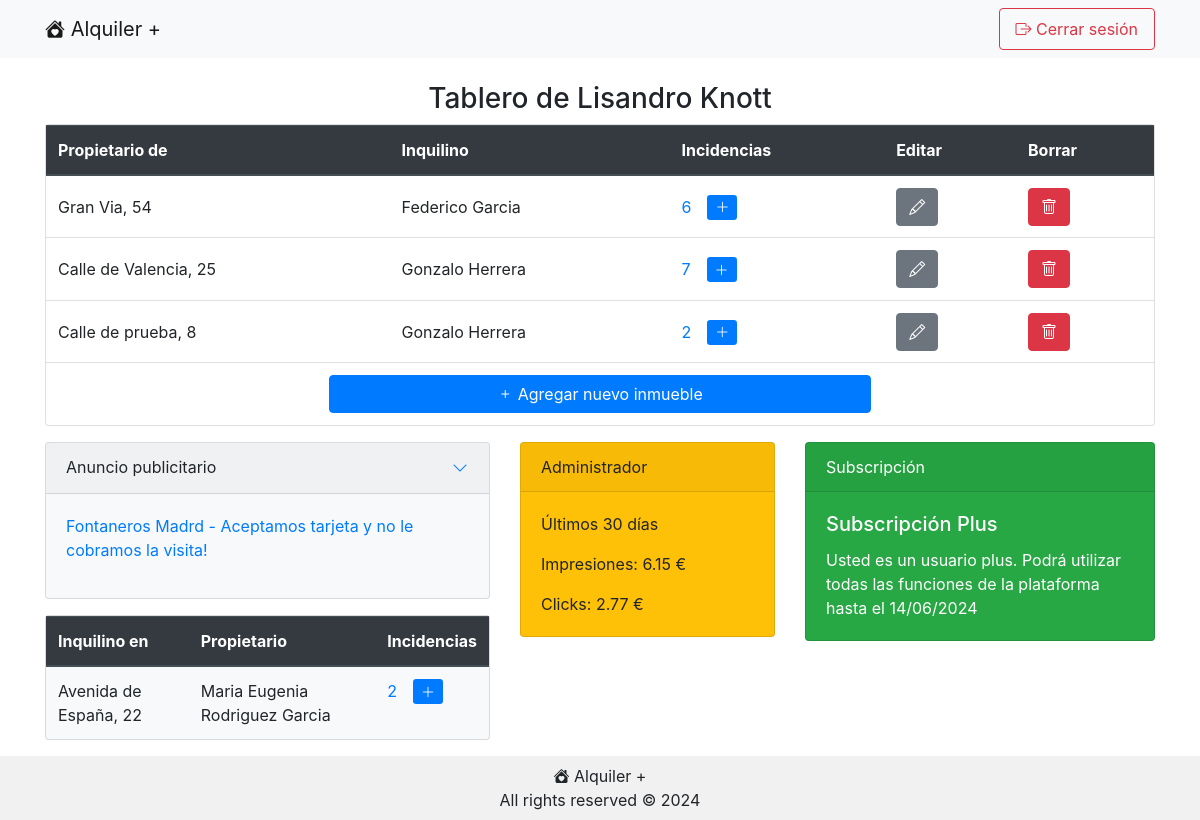
The app's page /tablero.php (signed in) with its own data.
### tables this page shows
CREATE TABLE `usuarios` (
  `id` int(11) NOT NULL,
  `nombre` tinytext NOT NULL,
  `apellido` tinytext NOT NULL,
  `email` varchar(255) NOT NULL,
  `contrasena_hash` text NOT NULL,
  `telefono` tinytext NOT NULL,
  `vencimiento_subscripcion` date NOT NULL DEFAULT current_timestamp(),
  `es_administrador` tinyint(1) NOT NULL DEFAULT 0
);

CREATE TABLE `inmuebles` (
  `id` int(11) NOT NULL,
  `direccion` text NOT NULL,
  `propietario_usuario_id` int(11) NOT NULL,
  `inquilino_usuario_id` int(11) NOT NULL
);

CREATE TABLE `publicidades` (
  `id` int(11) NOT NULL,
  `tipo` enum('fontaneria','electricidad','telefonillo','mobiliario','pagos','carpinteria','cerrajeria','pintura') NOT NULL,
  `contenido` text NOT NULL,
  `link` text NOT NULL,
  `coste_por_impresion` float NOT NULL,
  `coste_por_click` float NOT NULL
);

### public/tablero.php (the view, shortened to what the rows shown need)
<?php
$usuario = Usuario::obtenerUsuarioExistente($_SESSION['usuarioId']);
$currentDate = new DateTime();
$currentDate->setTime(0, 0, 0);
$subscripto = ($usuario->getVencimientoSubscripcion() >= $currentDate);
$publicidad = Publicidad::obtenerPublicidadAlAzar();
$inmueblesComoInquilino = Inmueble::obtenerInmueblesExistentesPorInquilinoId($usuario->getId());
?>
<!DOCTYPE html>
<html lang="es">
    <head>
<?php require '../include/head.php' ?>
    </head>
    <body>
        <div class="contenido container mt-4 flex-grow-1">
            <h3 class="text-black text-center">Tablero de <?php echo"{$usuario->getNombre()} {$usuario->getApellido()}"?></h3>
            <div class="row">
                <div class="col-md-12 ml-auto">
                    <div class="card mb-3">
                        <div class="card-body p-0">
                            <div class="table-responsive">
                                <table class="table table-hover mb-0">
                                    <thead class="thead-dark">
                                        <tr>
                                            <th scope="col">Propietario de</th>
                                            <th scope="col">Inquilino</th>
                                            <th scope="col">Incidencias</th>
                                            <th scope="col">Editar</th>
                                            <th scope="col">Borrar</th>
                                        </tr>
                                    </thead>
                                    <tbody>
                                        <?php
                                            foreach ($usuario->getInmuebles() as $inmueble) {
                                                ?>
                                                <tr>
                                                    <td class="align-middle"><?php echo $inmueble->getDireccion(); ?></td>
                                                    <td class="align-middle"><?php echo ($inmueble->getInquilino())? "{$inmueble->getInquilino()->getNombre()} {$inmueble->getInquilino()->getApellido()}" : "Vacante" ; ?></td>
                                                    <td class="align-middle"><a href="incidencias.php?inmuebleId=<?php echo $inmueble->getId()?>"><?php echo count($inmueble->getIncidencias()); ?></a><a href="nueva_incidencia.php?inmuebleId=<?php echo $inmueble->getId(); ?>&origen=tablero" class="edit-button btn-sm btn-primary ml-3"><i class="bi bi-plus-lg"></i></a></td>
                                                    <td class="align-middle"><a href="ce_inmueble.php?inmuebleId=<?php echo $inmueble->getId(); ?>" class="edit-button btn btn-secondary"><i class="bi bi-pencil"></i></a></td>
                                                    <td class="align-middle"><a href="borrar_inmueble.php?inmuebleId=<?php echo $inmueble->getId(); ?>" class="delete-button btn btn-danger" onclick="return confirm('Esta seguro que desea borrar este inmueble?');"><i class="bi bi-trash"></i></a></td>
                                                <tr>
                                            <?php }
                                            if (!$subscripto && count($usuario->getInmuebles()) >= 3) {
                                                ?> <tr><td colspan="6" class="text-center"><a href="#" class="btn btn-primary w-50 disabled"><i class="bi bi-plus"></i> Actualiza a Plus para agregar m&aacute;s inmuebles</a></td></tr> <?php
                                            } else {
                                                ?> <tr><td colspan="6" class="text-center"><a href="ce_inmueble.php" class="btn btn-primary w-50"><i class="bi bi-plus"></i> Agregar nuevo inmueble</a></td></tr> <?php
                                            } ?>
                                    </tbody>
                                </table>
                            </div>
                        </div>
                    </div>
                </div>
            </div>
            <div class="row">
                <div class="<?php echo ($usuario->getEsAdministrador())? "col-md-5" : "col-md-8" ?> ml-auto">
                    <div class="card text-black bg-light mb-3">
                        <div id="collapseAd" class="collapse show">
                            <div class="card-body">
                                <p>
                                    <a href="visitar_publicidad.php?publicidadId=<?php echo $publicidad->getId()?>" target="_blank"><?php echo $publicidad->getContenido(); $publicidad->registrarImpresion($usuario); ?></a>
                                </p>
                            </div>
                        </div>
                    </div>
                    <?php if (count($inmueblesComoInquilino) > 0){
                        ?>
                    <div class="card text-black bg-light mb-3">
                        <div class="card-body p-0">
                            <div class="table-responsive">
                                <table class="table table-hover mb-0">
                                    <thead class="thead-dark">
                                        <tr>
                                            <th>Inquilino en</th>
                                            <th>Propietario</th>
                                            <th>Incidencias</th>
                                        </tr>
                                    </thead>
                                    <tbody>
                                        <?php foreach ($inmueblesComoInquilino as $inmueble) {
                                            $usuarioPropietario = $inmueble->obtenerUsuarioPropietarioDeInmueble();
                                            ?>
                                        <tr>
                                            <td><?php echo $inmueble->getDireccion(); ?></td>
                                            <td><?php echo"{$usuarioPropietario->getNombre()} {$usuarioPropietario->getApellido()}"?></td>
                                            <td><a href="incidencias.php?inmuebleId=<?php echo $inmueble->getId()?>"><?php echo count($inmueble->getIncidencias()); ?></a><a href="nueva_incidencia.php?inmuebleId=<?php echo $inmueble->getId(); ?>&origen=tablero" class="edit-button btn-sm btn-primary ml-3"><i class="bi bi-plus-lg"></i></a></td>
                                        </tr>
                                            <?php
                                        }
                                        ?>
                                    </tbody>
                                </table>
                            </div>
                        </div>
                    </div>
                        <?php
                    } ?>
                </div>
                <?php if ($usuario->getEsAdministrador()) {
                    ?>
                    <div class="col-md-3 ml-auto">
                    </div>
                    <?php
                }
                ?>
                <div class="col-md-4 ml-auto">
                    <div class="card text-white <?php echo ($subscripto) ? "bg-success" : "bg-secondary" ?> mb-3">
                        <div class="card-body">
                            <h5 class="card-title">Subscripci&oacute;n <?php echo ($subscripto) ? "Plus" : "Gratuita" ?></h5>
                            <p class="card-text">
                                <?php echo ($subscripto) ? "Usted es un usuario plus. Podr&aacute; utilizar todas las funciones de la plataforma hasta el " : "Usted es un usuario gratuito. Solo tiene acceso a las funcionalidades b&aacute;sicas. Su subcripci&oacute;n plus finaliz&oacute; el " ?>
                                <?php echo ($usuario->getVencimientoSubscripcion())->format("d/m/Y") ?>
                            </p>
                        </div>
                    </div>
                </div>
            </div>
        </div>
    </body>
</html>

### records on screen
usuarios: nombre "Lisandro", apellido "Knott", vencimiento_subscripcion "14/06/2024"
inmuebles: direccion "Gran Via, 54", count($inmueble->getIncidencias()) "6"
usuarios: nombre "Federico", apellido "Garcia"
inmuebles: direccion "Calle de Valencia, 25", count($inmueble->getIncidencias()) "7"
usuarios: nombre "Gonzalo", apellido "Herrera"
inmuebles: direccion "Calle de prueba, 8", count($inmueble->getIncidencias()) "2"
publicidades: contenido "Fontaneros Madrd - Aceptamos tarjeta y no le cobramos la visita!"
inmuebles: direccion "Avenida de España, 22", usuarios.nombre "Maria Eugenia", usuarios.apellido "Rodriguez Garcia", count($inmueble->getIncidencias()) "2"

### other values on screen
Publicidad::obtenerGananciasPorImpresiones(30) "6.15"
Publicidad::obtenerGananciasPorClicks(30) "2.77"
